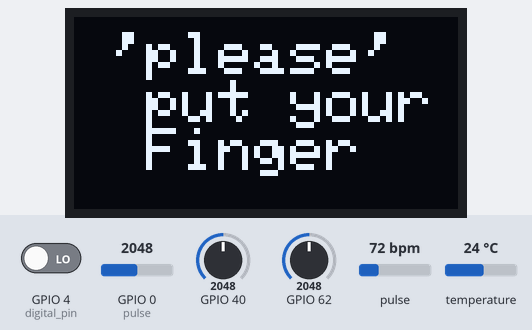
Simulated run of this sketch. Board: ESP32. Parts: 128×64 one-colour display. The inputs (shaded band) are chosen by the test bench; at power-on: temperature 24 °C, GPIO 0 (pulse) = 2048, GPIO 4 (digital_pin) LOW, GPIO 40 = 2048, GPIO 62 = 2048, pulse 72 bpm. The RemoteXY app is connected; what the sketch prints to the serial monitor is not drawn.

Above: at 1.2 s.
1.3 s: temperature set to 12 °C
At 11.7 s:
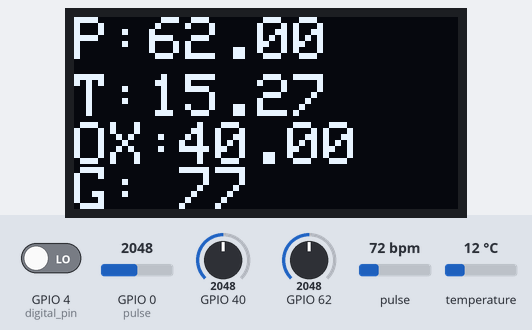
14.8 s: temperature set to 19 °C
At 16.0 s:
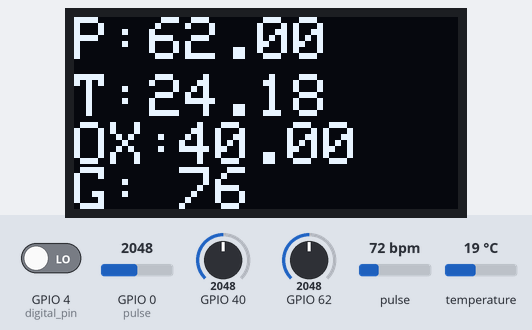
17.1 s: temperature set to 33 °C
At 20.3 s:
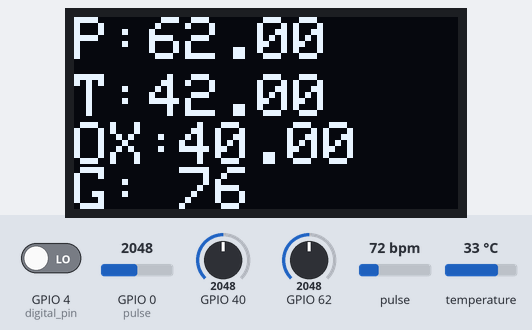
Timing chart, 0 to 21.8 s (numbered marks = the images above; inputs shaded):
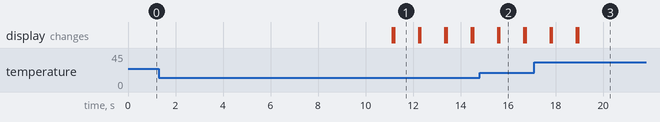

The sketch:

the_end_pharmacy_and_medical.ino
```cpp
#include <Wire.h>
#include <HardwareSerial.h>
#include "MAX30105.h"
#include <Adafruit_GFX.h>        // OLED Library
#include <Adafruit_SSD1306.h>
//const int pulseled = 25;
//const int pulsem1 = 26;
//const int pulsem2 = 27;

//const int glucoseled = 21;
//const int glucosem1 = 22;
//const int glucosem2 = 23;

//const int oxygenled = 19;
//const int oxygenm1 = 5;
//const int oxygenm2 = 18;

const int templed = 14;
//const int tempm1 = 12;
//const int tempm2 = 13;
#define Sender_Txd_pin 17
#define Sender_Rxd_pin 16
HardwareSerial Sender(2);
#include "heartRate.h"
float pulse=0;
float oxygen=0;
float Temp ;
float temp ;
int i;
#define RST 35
#define I2C_SDA 21
#define I2C_SCL 22
 #include <SPI.h>  //
const byte RATE_SIZE = 4;        // Increase this for more averaging. 4 is good.
byte rates[RATE_SIZE];           // Array of heart rates
byte rateSpot = 0;
long lastBeat = 0;               // Time at which the last beat occurred
float beatsPerMinute;
int beatAvg;

#define SCREEN_WIDTH 128         // OLED display width, in pixels
#define SCREEN_HEIGHT 64         // OLED display height, in pixels
#define OLED_RESET    -1         // Reset pin # (or -1 if sharing Arduino reset pin)

Adafruit_SSD1306 display(SCREEN_WIDTH, SCREEN_HEIGHT, &Wire, OLED_RESET); //Declaring the display name (display)


int Glucose=0;

int differential_data;
int push_button = 4;
int buttonval = 0;
int state = 0;
//float beatsPerMinute;
#define digital_pin  4
#define analog_pin  2
unsigned long int avgValue;
float b;
int buf[10];
float overal_data;
float volt_gluco;
float gluco;
float gluco_mmol;


MAX30105 particleSensor;

int patient_Num =1 ;
int patient_count =1000 ;
#define REMOTEXY_MODE__ESP32CORE_BLUETOOTH
#include <BluetoothSerial.h>

#include <RemoteXY.h>

// RemoteXY connection settings
#define REMOTEXY_BLUETOOTH_NAME "SWA Delta"


// RemoteXY configurate
#pragma pack(push, 1)
uint8_t RemoteXY_CONF[] =   // 203 bytes
  { 255,0,0,62,0,192,0,16,24,0,66,130,6,15,17,13,121,26,66,130,
  29,15,17,13,121,26,66,130,53,15,17,13,121,26,66,130,78,15,17,13,
  121,26,67,4,4,34,20,6,122,26,11,67,4,28,34,20,6,122,26,11,
  67,4,52,34,20,6,122,26,11,67,4,78,34,19,6,122,26,11,70,16,
  8,46,10,10,133,37,0,70,16,32,46,10,10,133,37,0,70,16,56,46,
  10,10,133,37,0,70,16,80,46,10,10,133,37,0,129,0,6,5,16,6,
  133,80,117,108,115,101,0,129,0,26,5,24,6,133,79,120,121,103,101,110,
  32,0,129,0,53,5,16,6,133,84,101,109,112,0,129,0,75,5,24,6,
  133,71,108,117,99,111,115,101,0,69,1,9,52,10,10,69,1,33,52,10,
  10,69,1,56,52,10,10,69,1,81,52,10,10,69,1,44,20,10,10};

// this structure defines all the variables and events of your control interface
struct {

    // output variables
  int8_t level_1; // =0..100 level position
  int8_t level_2; // =0..100 level position
  int8_t level_3; // =0..100 level position
  int8_t level_4; // =0..100 level position
  char text_1[11];  // string UTF8 end zero
  char text_2[11];  // string UTF8 end zero
  char text_3[11];  // string UTF8 end zero
  char text_4[11];  // string UTF8 end zero
  uint8_t led_1; // led state 0 .. 1
  uint8_t led_2; // led state 0 .. 1
  uint8_t led_3; // led state 0 .. 1
  uint8_t led_4; // led state 0 .. 1
  int16_t sound_1; // =0 no sound, else ID of sound, =1001 for example, look sound list in app
  int16_t sound_2; // =0 no sound, else ID of sound, =1001 for example, look sound list in app
  int16_t sound_3; // =0 no sound, else ID of sound, =1001 for example, look sound list in app
  int16_t sound_4; // =0 no sound, else ID of sound, =1001 for example, look sound list in app
  int16_t sound_5; // =0 no sound, else ID of sound, =1001 for example, look sound list in app

  uint8_t connect_flag;  // =1 if wire connected, else =0

} RemoteXY;
#pragma pack(pop)


void setup()
{
  RemoteXY_Init ();
  {
    Wire.begin(I2C_SDA ,I2C_SCL);

   Wire.setClock(400000);                         // Set I2C speed to 400kHz
  display.begin(SSD1306_SWITCHCAPVCC, 0x3C);     // Start the OLED display
  display.setTextColor(WHITE);
   display.clearDisplay();
  display.setTextSize(2);
  display.setCursor(0, 5);
  display.print(" 'please'   put your  Finger");
  //display.print(0);
  display.display();
}
  Serial.begin(9600);
  Wire.begin();
 Sender.begin(115200, SERIAL_8N1, Sender_Txd_pin, Sender_Rxd_pin);
   display.begin(SSD1306_SWITCHCAPVCC, 0x3C);
  pinMode(push_button,INPUT);
  pinMode(digital_pin,INPUT);
  display.clearDisplay();
  while(!Serial); //We must wait for Teensy to come online
  delay(10);
  Serial.print("Number");
  Serial.print('\t');
  Serial.print("Pulse Rate");
  Serial.print('\t');
  Serial.print("Oxygen");
  Serial.print('\t');
  Serial.print("Glucose");
  Serial.print('\t');
  Serial.println("Temp");


  if (particleSensor.begin(Wire, I2C_SPEED_FAST) == false)
  {
  //  Serial.println("MAX30105 was not found. Please check wiring/power. ");
    while (1);
  }

  byte ledBrightness = 200;
  byte sampleAverage = 1;
  byte ledMode = 2;
  int sampleRate = 400;
  int pulseWidth = 69;
  int adcRange = 16384;

  particleSensor.setup(ledBrightness, sampleAverage, ledMode, sampleRate, pulseWidth, adcRange);


  }

  // TODO you setup code


void loop() {


  particleSensor.check(); //Check the sensor

  while (particleSensor.available()) {
     long irValue = particleSensor.getIR();

  if (checkForBeat(irValue) == true)
  {
    //We sensed a beat!
    long delta = millis() - lastBeat;
    lastBeat = millis();
    beatsPerMinute = 60 / (delta / 1000.0); }
     if (patient_Num < patient_count){
  Serial.print (++patient_Num);
  Serial.print('\t');
      pulse=(particleSensor.getFIFOIR()*5)/8000;
      Serial.print("PBM=  ");
      Serial.print(pulse);
      Serial.print('\t');
      oxygen=(particleSensor.getFIFORed()*4)/9000 ;
      Serial.print("oxygen = ");
      Serial.print(oxygen);
      Serial.print(" %");
      Serial.print('\t');

      particleSensor.nextSample();
      if ( pulse< 50)
      Serial.print(" No finger?");
      buttonval = digitalRead (push_button);

     if ( pulse> 50){
     Serial.print("glucose = ");
     Glucose=irValue/1300;
     Serial.print(Glucose);
     Serial.print('\t');
     }


      if ( pulse> 50)
     Temp =particleSensor.readTemperature();
     temp=Temp*14/11;
     Serial.print("Temp = ");
        Serial.print(temp);
         Serial.print(" C ");
          Serial.print('\n');
 }

   display.clearDisplay();
        display.setTextSize(2);
        display.setCursor(0,0);
        display.println("P:");
       display.setCursor(25,0);
       display.print(pulse);
        display.print('\n');
        display.display();
        display.setCursor(0, 19);
        display.println("T:");
         display.setCursor(25,19);
        display.println(temp);
        display.display();
        display.setCursor(0, 35);
        display.println("OX:");
         display.setCursor(35,35);
        display.println(oxygen);
        display.display();
         display.setCursor(0, 50);
        display.println("G:");
         display.setCursor(35,50);
        display.println(Glucose);
        display.display();
        delay(1000);

   }


 //function for differential mode


 { RemoteXY_Handler ();
if (pulse<40)
{ RemoteXY.sound_5 = 7;
delay(11000);}
else
RemoteXY.sound_5 = 0;

   RemoteXY.level_1=(((analogRead(pulse)-60)*100)/(70-160));
  RemoteXY.level_2=(((analogRead(oxygen)-40)*100)/(60-110));
   RemoteXY.level_3=(((analogRead(temp)-10)*100)/(10-60));
    RemoteXY.level_4=(((analogRead(Glucose)-60)*100)/(60-180));
  // TODO you loop code

  if (temp>40){
  RemoteXY.led_3=(digitalRead,HIGH);
  RemoteXY.sound_3 = 5;
   delay(6000);
 } else
   RemoteXY.led_3=(digitalRead,LOW);
   RemoteXY.sound_3 = 0;
  }
  if (pulse>120){
  RemoteXY.led_1=(digitalRead,HIGH);
   RemoteXY.sound_1 = 3;

  } else
   RemoteXY.led_1=(digitalRead,LOW);
   RemoteXY.sound_1 = 0 ;

 if (pulse>50){
  if (oxygen<90){

  RemoteXY.led_2=(digitalRead,HIGH);
   RemoteXY.sound_2 = 4;

  } else{
   RemoteXY.led_2=(digitalRead,LOW);
    RemoteXY.sound_2 = 0 ;
   }}
   if (Glucose>160){
  RemoteXY.led_4=(digitalRead,HIGH);
  RemoteXY.sound_4 = 6;
   delay(6000);
  } else{
   RemoteXY.led_4=(digitalRead,LOW);
    RemoteXY.sound_4 = 0;
}

   dtostrf( temp  , 0, 1 ,RemoteXY.text_3);
   dtostrf( pulse  , 0, 1 ,RemoteXY.text_1);
   dtostrf( oxygen  , 0, 1 ,RemoteXY.text_2);
   dtostrf( Glucose, 0, 1 ,RemoteXY.text_4);

  }
```

Measured:
- what the display in image 1 shows lasts 1.0 s, from 11.2 s to 12.2 s
